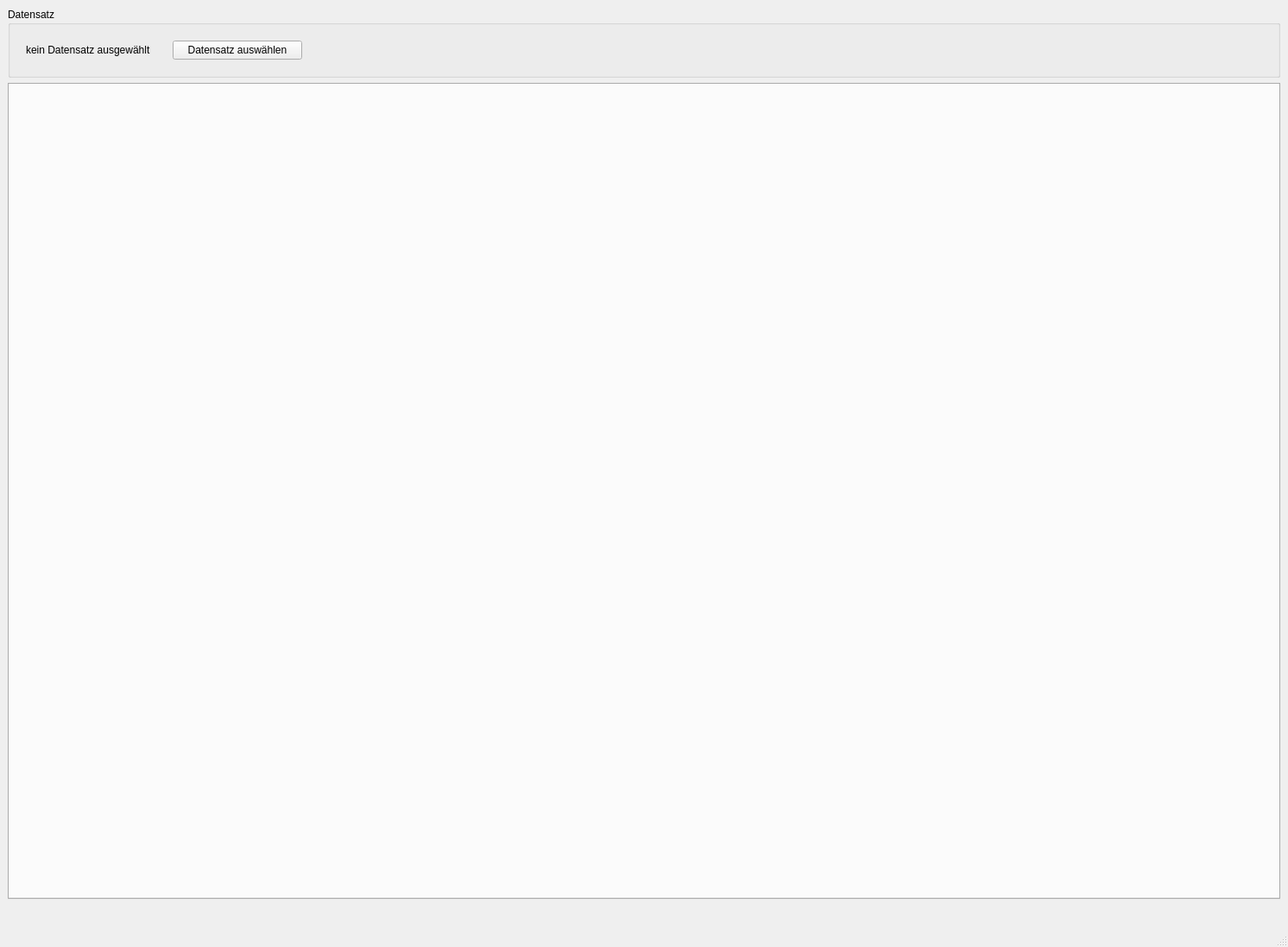
<?xml version="1.0" encoding="UTF-8"?>
<ui version="4.0">
 <class>MainWindow</class>
 <widget class="QMainWindow" name="MainWindow">
  <property name="geometry">
   <rect>
    <x>0</x>
    <y>0</y>
    <width>1492</width>
    <height>1097</height>
   </rect>
  </property>
  <property name="windowTitle">
   <string>Model  Manager</string>
  </property>
  <widget class="QWidget" name="centralwidget">
   <layout class="QVBoxLayout" name="verticalLayout">
    <item>
     <widget class="QGroupBox" name="groupBox">
      <property name="title">
       <string>Datensatz</string>
      </property>
      <layout class="QVBoxLayout" name="verticalLayout_2">
       <property name="spacing">
        <number>32</number>
       </property>
       <item>
        <widget class="QWidget" name="widget" native="true">
         <layout class="QHBoxLayout" name="horizontalLayout_2">
          <property name="spacing">
           <number>20</number>
          </property>
          <item>
           <widget class="QLabel" name="lbl_selected_dataset">
            <property name="minimumSize">
             <size>
              <width>150</width>
              <height>0</height>
             </size>
            </property>
            <property name="text">
             <string>kein Datensatz ausgewählt</string>
            </property>
           </widget>
          </item>
          <item>
           <widget class="QPushButton" name="btn_select_dataset">
            <property name="minimumSize">
             <size>
              <width>150</width>
              <height>0</height>
             </size>
            </property>
            <property name="text">
             <string>Datensatz auswählen</string>
            </property>
           </widget>
          </item>
          <item>
           <spacer name="horizontalSpacer">
            <property name="orientation">
             <enum>Qt::Orientation::Horizontal</enum>
            </property>
            <property name="sizeHint" stdset="0">
             <size>
              <width>40</width>
              <height>20</height>
             </size>
            </property>
           </spacer>
          </item>
         </layout>
        </widget>
       </item>
      </layout>
     </widget>
    </item>
    <item>
     <widget class="QTabWidget" name="tabc_main">
      <property name="currentIndex">
       <number>-1</number>
      </property>
     </widget>
    </item>
    <item>
     <widget class="QWidget" name="widget_3" native="true">
      <layout class="QHBoxLayout" name="horizontalLayout_3"/>
     </widget>
    </item>
   </layout>
  </widget>
  <widget class="QStatusBar" name="statusbar"/>
  <widget class="QMenuBar" name="menubar">
   <property name="geometry">
    <rect>
     <x>0</x>
     <y>0</y>
     <width>1492</width>
     <height>33</height>
    </rect>
   </property>
  </widget>
 </widget>
 <resources/>
 <connections/>
</ui>
